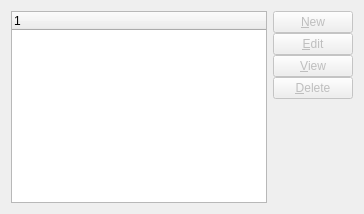
       <widget class="QWidget" name="_itemsitesTab">
        <attribute name="title">
         <string>Sites</string>
        </attribute>
        <layout class="QGridLayout">
         <item row="0" column="0">
          <widget class="XTreeWidget" name="_itemSite">
           <property name="focusPolicy">
            <enum>Qt::ClickFocus</enum>
           </property>
          </widget>
         </item>
         <item row="0" column="1">
          <layout class="QVBoxLayout">
           <property name="spacing">
            <number>0</number>
           </property>
           <item>
            <widget class="QPushButton" name="_newItemSite">
             <property name="enabled">
              <bool>false</bool>
             </property>
             <property name="text">
              <string>&amp;New</string>
             </property>
             <property name="autoDefault">
              <bool>true</bool>
             </property>
            </widget>
           </item>
           <item>
            <widget class="QPushButton" name="_editItemSite">
             <property name="enabled">
              <bool>false</bool>
             </property>
             <property name="text">
              <string>&amp;Edit</string>
             </property>
             <property name="autoDefault">
              <bool>true</bool>
             </property>
            </widget>
           </item>
           <item>
            <widget class="QPushButton" name="_viewItemSite">
             <property name="enabled">
              <bool>false</bool>
             </property>
             <property name="text">
              <string>&amp;View</string>
             </property>
             <property name="autoDefault">
              <bool>true</bool>
             </property>
            </widget>
           </item>
           <item>
            <widget class="QPushButton" name="_deleteItemSite">
             <property name="enabled">
              <bool>false</bool>
             </property>
             <property name="text">
              <string>&amp;Delete</string>
             </property>
            </widget>
           </item>
           <item>
            <spacer>
             <property name="orientation">
              <enum>Qt::Vertical</enum>
             </property>
             <property name="sizeType">
              <enum>QSizePolicy::Expanding</enum>
             </property>
             <property name="sizeHint" stdset="0">
              <size>
               <width>20</width>
               <height>0</height>
              </size>
             </property>
            </spacer>
           </item>
          </layout>
         </item>
        </layout>
       </widget>
